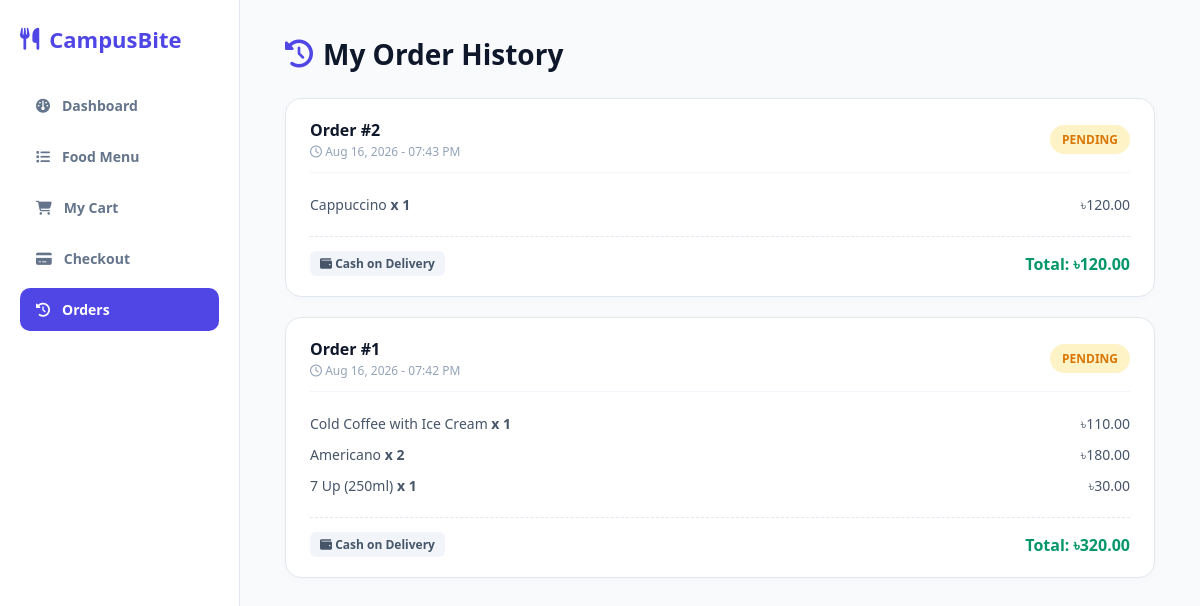
/student/my_orders.php, run on the app's committed database.
### tables this page shows
CREATE TABLE `orders` (
  `order_id` int(11) NOT NULL,
  `user_id` int(11) DEFAULT NULL,
  `food_id` int(11) DEFAULT NULL,
  `quantity` int(11) DEFAULT NULL,
  `table_number` int(11) DEFAULT NULL,
  `status` varchar(30) DEFAULT 'Pending',
  `total_price` decimal(10,2) NOT NULL,
  `created_at` timestamp NOT NULL DEFAULT current_timestamp(),
  `total_amount` decimal(10,2) NOT NULL,
  `payment_method` varchar(50) DEFAULT 'Cash on Delivery'
);

CREATE TABLE `order_items` (
  `item_id` int(11) NOT NULL,
  `order_id` int(11) DEFAULT NULL,
  `food_id` int(11) DEFAULT NULL,
  `quantity` int(11) DEFAULT NULL,
  `price` decimal(10,2) DEFAULT NULL
);

CREATE TABLE `foods` (
  `food_id` int(11) NOT NULL,
  `food_name` varchar(100) NOT NULL,
  `price` decimal(10,2) NOT NULL,
  `category` varchar(50) DEFAULT NULL,
  `description` text DEFAULT NULL,
  `image` varchar(255) DEFAULT NULL,
  `created_at` timestamp NOT NULL DEFAULT current_timestamp()
);

### student/my_orders.php (the view, shortened to what this page needs)
<?php
$conn = mysqli_connect("localhost", "root", "", "campusbite_db");
$user_id = $_SESSION['user_id'] ?? $_SESSION['student_id'] ?? 3;
$orders_query = "SELECT * FROM orders WHERE user_id = '$user_id' ORDER BY order_id DESC";
$orders_result = mysqli_query($conn, $orders_query);
?>
<!DOCTYPE html>
<html lang="en">
<head>
    <link href="https://cdnjs.cloudflare.com/ajax/libs/font-awesome/6.4.0/css/all.min.css" rel="stylesheet">
</head>
<body>
    <div class="sidebar">
        <div>
            <div class="brand"><i class="fa-solid fa-utensils"></i> CampusBite</div>
            <ul class="nav-menu">
                <li class="nav-item"><a href="dashboard.php"><i class="fa-solid fa-gauge"></i> Dashboard</a></li>
                <li class="nav-item"><a href="menu.php"><i class="fa-solid fa-list"></i> Food Menu</a></li>
                <li class="nav-item"><a href="cart.php"><i class="fa-solid fa-cart-shopping"></i> My Cart</a></li>
                <li class="nav-item"><a href="checkout.php"><i class="fa-solid fa-credit-card"></i> Checkout</a></li>
                <li class="nav-item active"><a href="orders.php"><i class="fa-solid fa-clock-rotate-left"></i> Orders</a></li>
            </ul>
        </div>
    </div>
    <div class="main-content">
        <div class="page-title"><i class="fa-solid fa-clock-rotate-left"></i> My Order History</div>
        <?php if ($orders_result && mysqli_num_rows($orders_result) > 0): ?>
            <?php while ($order = mysqli_fetch_assoc($orders_result)): ?>
                <?php $current_order_id = $order['order_id']; ?>
                <div class="order-card">
                    <div class="order-header">
                        <div>
                            <div class="order-id">Order #<?= $order['order_id']; ?></div>
                            <div class="order-date"><i class="fa-regular fa-clock"></i> <?= date('M d, Y - h:i A', strtotime($order['created_at'])); ?></div>
                        </div>
                        <span class="status-badge status-<?= $order['status']; ?>"><?= $order['status']; ?></span>
                    </div>
                    <ul class="item-list">
                        <?php
                        $items_query = "SELECT oi.quantity, oi.price, f.food_name
                                        FROM order_items oi
                                        JOIN foods f ON oi.food_id = f.food_id
                                        WHERE oi.order_id = '$current_order_id'";
                        $items_result = mysqli_query($conn, $items_query);
                        ?>
                        <?php if ($items_result && mysqli_num_rows($items_result) > 0): ?>
                            <?php while ($item = mysqli_fetch_assoc($items_result)): ?>
                                <li class="item-row">
                                    <span><?= htmlspecialchars($item['food_name']); ?> <strong>x <?= $item['quantity']; ?></strong></span>
                                    <span>৳<?= number_format($item['price'] * $item['quantity'], 2); ?></span>
                                </li>
                            <?php endwhile; ?>
                        <?php endif; ?>
                    </ul>
                    <div class="order-footer">
                        <span class="payment-type"><i class="fa-solid fa-wallet"></i> <?= htmlspecialchars($order['payment_method']); ?></span>
                        <div class="total-price">Total: ৳<?= number_format($order['total_amount'], 2); ?></div>
                    </div>
                </div>
            <?php endwhile; ?>
        <?php endif; ?>
    </div>
</body>
</html>

### student/my_orders.php (style rules this page uses)
* { margin: 0; padding: 0; box-sizing: border-box; font-family: 'Segoe UI', Tahoma, Geneva, Verdana, sans-serif; }
body { display: flex; background-color: #f8fafc; color: #1e293b; min-height: 100vh; }
.sidebar { width: 240px; background: #ffffff; padding: 24px 20px; border-right: 1px solid #e2e8f0; display: flex; flex-direction: column; justify-content: space-between; }
.brand { font-size: 22px; font-weight: 800; color: #4f46e5; display: flex; align-items: center; gap: 10px; margin-bottom: 30px; }
.nav-menu { list-style: none; display: flex; flex-direction: column; gap: 8px; }
.nav-item a { display: flex; align-items: center; gap: 12px; padding: 12px 16px; text-decoration: none; color: #64748b; font-size: 14px; font-weight: 600; border-radius: 10px; transition: 0.2s; }
.nav-item.active a, .nav-item a:hover { background: #4f46e5; color: #ffffff; }
.main-content { flex: 1; padding: 35px 45px; overflow-y: auto; }
.page-title { font-size: 28px; font-weight: 800; color: #0f172a; margin-bottom: 25px; display: flex; align-items: center; gap: 10px; }
.page-title i { color: #4f46e5; }
.order-card { background: #ffffff; border-radius: 16px; border: 1px solid #e2e8f0; padding: 20px 24px; margin-bottom: 20px; box-shadow: 0 2px 8px rgba(0,0,0,0.02); }
.order-header { display: flex; justify-content: space-between; align-items: center; border-bottom: 1px solid #f1f5f9; padding-bottom: 12px; margin-bottom: 16px; }
.order-id { font-weight: 800; font-size: 16px; color: #0f172a; }
.order-date { font-size: 12px; color: #94a3b8; margin-top: 2px; }
.status-badge { padding: 6px 12px; border-radius: 20px; font-size: 12px; font-weight: 700; text-transform: uppercase; }
.status-Pending { background: #fef3c7; color: #d97706; }
.item-list { list-style: none; margin-bottom: 16px; }
.item-row { display: flex; justify-content: space-between; font-size: 14px; padding: 6px 0; color: #475569; }
.order-footer { display: flex; justify-content: space-between; align-items: center; border-top: 1px dashed #e2e8f0; padding-top: 14px; }
.total-price { font-weight: 800; font-size: 16px; color: #059669; }
.payment-type { font-size: 12px; background: #f1f5f9; color: #475569; padding: 4px 10px; border-radius: 6px; font-weight: 600; }

### data on the page
orders: order_id "2", created_at "Aug 16, 2026 - 07:43 PM", status "PENDING", payment_method "Cash on Delivery", total_amount "120.00"
order_items: food.food_name "Cappuccino", quantity "1", $item['price']*$item['quantity'] "120.00"
orders: order_id "1", created_at "Aug 16, 2026 - 07:42 PM", status "PENDING", payment_method "Cash on Delivery", total_amount "320.00"
order_items: food.food_name "Cold Coffee with Ice Cream", quantity "1", $item['price']*$item['quantity'] "110.00"
order_items: food.food_name "Americano", quantity "2", $item['price'] * $item['quantity'] "180.00"
order_items: food.food_name "7 Up (250ml)", quantity "1", $item['price']*$item['quantity'] "30.00"
